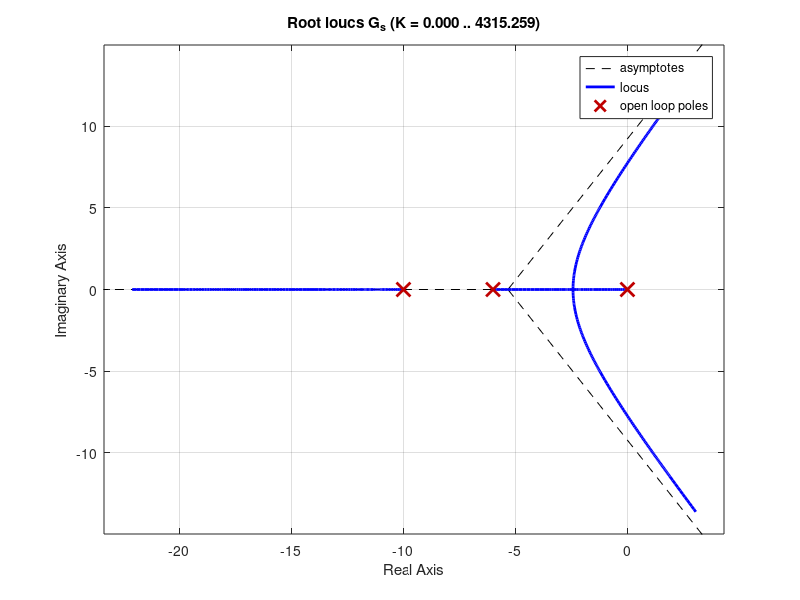

This chart was generated by the following MATLAB code: (Note: this script raises an error after producing the figure.)
clc; clear; close all;
format compact;

% Calculating rootlocus
s = tf('s');
G_s = 1/(s*(s+6)*(s+10));
rlocus(G_s);
zeta= 0.455;
omega = 0;
sgrid(zeta, omega);   
axis([-6, 6, -6, 6]);
[k, poles] = rlocfind(G_s)

%% Finding G_new and k1
close all; clc;
H_s = (s+6)/(s+29);
G_new = G_s*H_s;
rlocus(G_new);
sgrid(zeta, omega);   
axis([-50,50 ,-50 , 50]);
[k1, poles1] = rlocfind(G_new)
%k1 = 2.1237e+03;

%% Adding lag
H_s2 = (s+0.047)/(s+0.01);
G_new2 = G_new*H_s2;
rlocus(G_new2);
sgrid(zeta, omega);   
axis([-50,50 ,-50 , 50]);
[k2, poles2] = rlocfind(G_new2)

%% Finding response
close all;
t = 0:.01:10;
f_s = feedback(k2*G_new2,1);
f_s2 = feedback(k*G_s,1);
figure,step(f_s/s,t);
hold on
step(f_s2/s,t);
